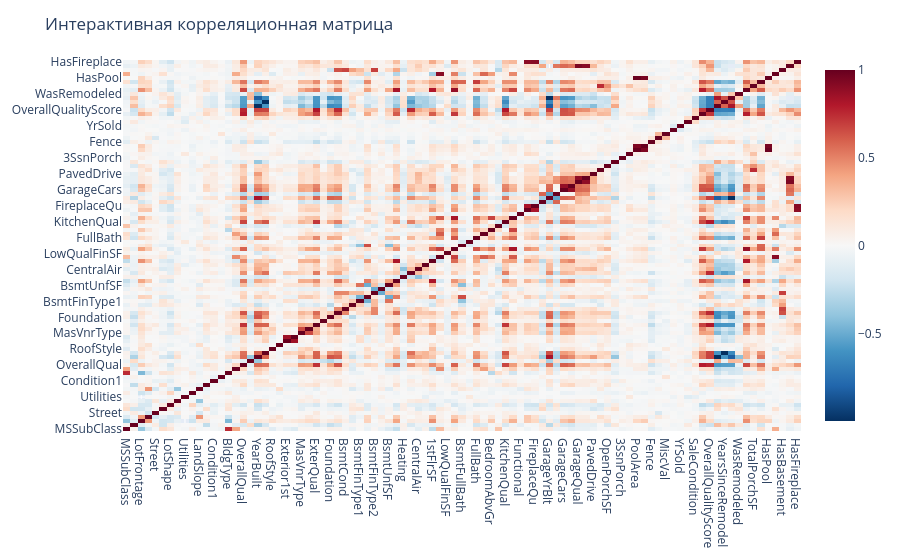

Notebook cell for this chart:
### Code cell
plt.figure(figsize=(16, 14))
corr_matrix = data.corr()
fig = px.imshow(corr_matrix, text_auto=True, aspect="auto",
                color_continuous_scale="RdBu_r", origin="lower")
fig.update_layout(title="Интерактивная корреляционная матрица")
fig.show()

corr_with_target = corr_matrix["SalePrice"].sort_values(ascending=False)

pd.set_option('display.max_rows', None)

print("Корреляция с SalePrice:\n")
print(corr_with_target)

### Figure 1 — Plotly figure (JSON) as saved in the notebook; plotly's stock layout.template omitted (floating-point values rounded to 4 significant figures; data arrays with more than 128 entries replaced by an {"elided": "..."} marker saying what was removed)
{"data": [{"coloraxis": "coloraxis", "hovertemplate": "x: %{x}<br>y: %{y}<br>color: %{z}<extra></extra>", "name": "0", "texttemplate": "%{z}", "type": "heatmap", "x": ["MSSubClass", "MSZoning", "LotFrontage", "LotArea", "Street", "Alley", "LotShape", "LandContour", "Utilities", "LotConfig", "LandSlope", "Neighborhood", "Condition1", "Condition2", "BldgType", "HouseStyle", "OverallQual", "OverallCond", "YearBuilt", "YearRemodAdd", "RoofStyle", "RoofMatl", "Exterior1st", "Exterior2nd", "MasVnrType", "MasVnrArea", "ExterQual", "ExterCond", "Foundation", "BsmtQual", "BsmtCond", "BsmtExposure", "BsmtFinType1", "BsmtFinSF1", "BsmtFinType2", "BsmtFinSF2", "BsmtUnfSF", "TotalBsmtSF", "Heating", "HeatingQC", "CentralAir", "Electrical", "1stFlrSF", "2ndFlrSF", "LowQualFinSF", "GrLivArea", "BsmtFullBath", "BsmtHalfBath", "FullBath", "HalfBath", "BedroomAbvGr", "KitchenAbvGr", "KitchenQual", "TotRmsAbvGrd", "Functional", "Fireplaces", "FireplaceQu", "GarageType", "GarageYrBlt", "GarageFinish", "GarageCars", "GarageArea", "GarageQual", "GarageCond", "PavedDrive", "WoodDeckSF", "OpenPorchSF", "EnclosedPorch", "3SsnPorch", "ScreenPorch", "PoolArea", "PoolQC", "Fence", "MiscFeature", "MiscVal", "MoSold", "YrSold", "SaleType", "SaleCondition", "SalePrice", "OverallQualityScore", "HouseAge", "YearsSinceRemodel", "GarageAge", "WasRemodeled", "TotalSF", "TotalPorchSF", "TotalBathrooms", "HasPool", "Has2ndFloor", "HasBasement", "HasGarage", "HasFireplace"], "xaxis": "x", "y": ["MSSubClass", "MSZoning", "LotFrontage", "LotArea", "Street", "Alley", "LotShape", "LandContour", "Utilities", "LotConfig", "LandSlope", "Neighborhood", "Condition1", "Condition2", "BldgType", "HouseStyle", "OverallQual", "OverallCond", "YearBuilt", "YearRemodAdd", "RoofStyle", "RoofMatl", "Exterior1st", "Exterior2nd", "MasVnrType", "MasVnrArea", "ExterQual", "ExterCond", "Foundation", "BsmtQual", "BsmtCond", "BsmtExposure", "BsmtFinType1", "BsmtFinSF1", "BsmtFinType2", "BsmtFinSF2", "BsmtUnfSF", "TotalBsmtSF", "Heating", "HeatingQC", "CentralAir", "Electrical", "1stFlrSF", "2ndFlrSF", "LowQualFinSF", "GrLivArea", "BsmtFullBath", "BsmtHalfBath", "FullBath", "HalfBath", "BedroomAbvGr", "KitchenAbvGr", "KitchenQual", "TotRmsAbvGrd", "Functional", "Fireplaces", "FireplaceQu", "GarageType", "GarageYrBlt", "GarageFinish", "GarageCars", "GarageArea", "GarageQual", "GarageCond", "PavedDrive", "WoodDeckSF", "OpenPorchSF", "EnclosedPorch", "3SsnPorch", "ScreenPorch", "PoolArea", "PoolQC", "Fence", "MiscFeature", "MiscVal", "MoSold", "YrSold", "SaleType", "SaleCondition", "SalePrice", "OverallQualityScore", "HouseAge", "YearsSinceRemodel", "GarageAge", "WasRemodeled", "TotalSF", "TotalPorchSF", "TotalBathrooms", "HasPool", "Has2ndFloor", "HasBasement", "HasGarage", "HasFireplace"], "yaxis": "y", "z": {"elided": "93x93 float values"}}], "layout": {"coloraxis": {"colorscale": [[0, "rgb(5,48,97)"], [0.1, "rgb(33,102,172)"], [0.2, "rgb(67,147,195)"], [0.3, "rgb(146,197,222)"], [0.4, "rgb(209,229,240)"], [0.5, "rgb(247,247,247)"], [0.6, "rgb(253,219,199)"], [0.7, "rgb(244,165,130)"], [0.8, "rgb(214,96,77)"], [0.9, "rgb(178,24,43)"], [1, "rgb(103,0,31)"]]}, "margin": {"t": 60}, "title": {"text": "Интерактивная корреляционная матрица"}, "xaxis": {"anchor": "y", "domain": [0, 1]}, "yaxis": {"anchor": "x", "autorange": true, "domain": [0, 1]}}}
